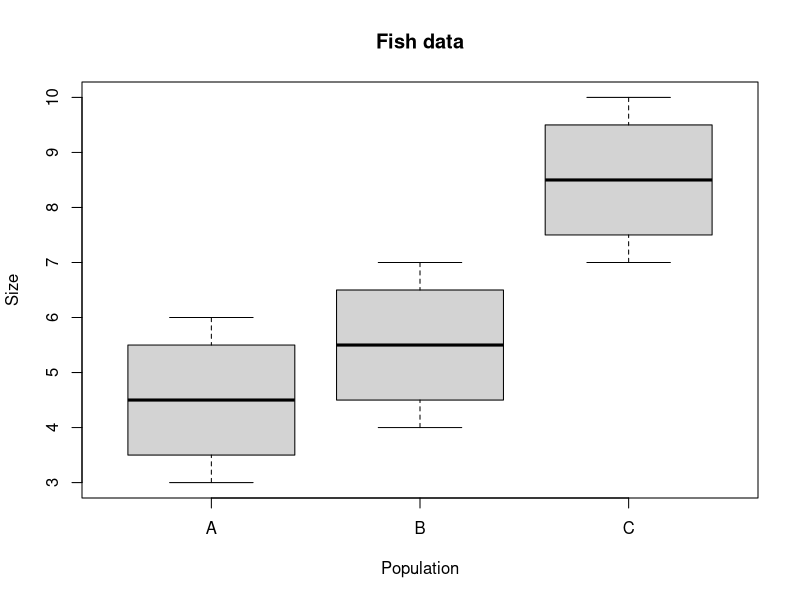

Write R code to recreate this figure.
# ANOVA

#One-way ANOVA - consider the maximum size of 4 fish each from 3 populations (n=12)

size = c(3,4,5,6,4,5,6,7,7,8,9,10)
pop = c("A","A","A","A","B","B","B","B","C","C","C","C")

boxplot(size ~ pop, data.frame(pop), xlab = "Population",
        ylab = "Size", main = "Fish data")

lm.model = lm(size ~ pop)
summary(lm.model)

# p-value > 0.05 suggests no group means differ from each other and 
# you may be done with that model. If the p-value < 0.05 , then you have at 
# least one group that differs from the other(s) and additional steps need 
# to be taken to quantify those difference

aov.model <- aov(size ~ pop)
summary(aov.model)

# It is worth noting that your categorical variable in the aov() needs to be a factor.
# For example, you may have categorical groups labeled 1-10, but of those labels are 
# numeric or integeter in the eyes of R, then they won't work in aov(). Fortunately,
# the as.factor() wrapper usually does the trick.

# We may want the ANOVA coefficients, which are not included in the summary. 
# Fortunatly, those can easily be had by subsetting the model object.
aov.model$coefficients